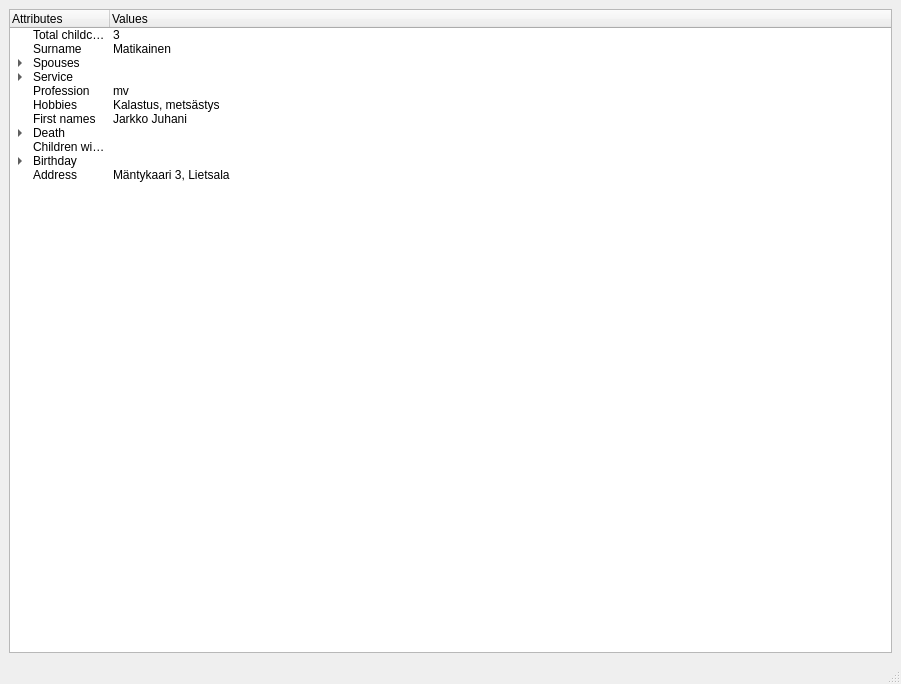
<?xml version="1.0" encoding="UTF-8"?>
<ui version="4.0">
 <class>MainWindow</class>
 <widget class="QMainWindow" name="MainWindow">
  <property name="geometry">
   <rect>
    <x>0</x>
    <y>0</y>
    <width>901</width>
    <height>684</height>
   </rect>
  </property>
  <property name="windowTitle">
   <string>MainWindow</string>
  </property>
  <widget class="QWidget" name="centralwidget">
   <layout class="QVBoxLayout" name="verticalLayout_2">
    <item>
     <widget class="QTreeWidget" name="treeWidget">
      <property name="minimumSize">
       <size>
        <width>631</width>
        <height>0</height>
       </size>
      </property>
      <property name="sortingEnabled">
       <bool>false</bool>
      </property>
      <column>
       <property name="text">
        <string>Attributes</string>
       </property>
      </column>
      <column>
       <property name="text">
        <string>Values</string>
       </property>
      </column>
      <item>
       <property name="text">
        <string>Total childcount</string>
       </property>
       <property name="text">
        <string>3</string>
       </property>
      </item>
      <item>
       <property name="text">
        <string>Surname</string>
       </property>
       <property name="text">
        <string>Matikainen</string>
       </property>
       <property name="flags">
        <set>ItemIsSelectable|ItemIsEditable|ItemIsDragEnabled|ItemIsUserCheckable|ItemIsEnabled</set>
       </property>
      </item>
      <item>
       <property name="text">
        <string>Spouses</string>
       </property>
       <item>
        <property name="text">
         <string>Orvokki Pyörä</string>
        </property>
        <item>
         <property name="text">
          <string>Wedding year</string>
         </property>
         <property name="text">
          <string>1947</string>
         </property>
        </item>
        <item>
         <property name="text">
          <string>Children</string>
         </property>
         <item>
          <property name="text">
           <string>Woman's previous marriage</string>
          </property>
          <property name="text">
           <string/>
          </property>
         </item>
         <item>
          <property name="text">
           <string>Man's previous marriage</string>
          </property>
          <item>
           <property name="text">
            <string>Kaija</string>
           </property>
           <property name="text">
            <string>1946</string>
           </property>
          </item>
         </item>
         <item>
          <property name="text">
           <string>Current marriage</string>
          </property>
          <item>
           <property name="text">
            <string>Matti</string>
           </property>
           <property name="text">
            <string>1948</string>
           </property>
          </item>
          <item>
           <property name="text">
            <string>Jussi</string>
           </property>
           <property name="text">
            <string>1950</string>
           </property>
          </item>
         </item>
        </item>
        <item>
         <property name="text">
          <string>Birthday</string>
         </property>
         <item>
          <property name="text">
           <string>year</string>
          </property>
          <property name="text">
           <string>1925</string>
          </property>
         </item>
         <item>
          <property name="text">
           <string>place</string>
          </property>
          <property name="text">
           <string>Iidesranta</string>
          </property>
         </item>
         <item>
          <property name="text">
           <string>month</string>
          </property>
          <property name="text">
           <string>7</string>
          </property>
         </item>
         <item>
          <property name="text">
           <string>day</string>
          </property>
          <property name="text">
           <string>4</string>
          </property>
         </item>
        </item>
       </item>
      </item>
      <item>
       <property name="text">
        <string>Service</string>
       </property>
       <item>
        <property name="text">
         <string>Talvisota</string>
        </property>
        <property name="text">
         <string>True</string>
        </property>
        <item>
         <property name="text">
          <string>Regiments</string>
         </property>
         <property name="text">
          <string>ErP 33</string>
         </property>
        </item>
       </item>
       <item>
        <property name="text">
         <string>Rank</string>
        </property>
        <property name="text">
         <string>ylil 44</string>
        </property>
       </item>
       <item>
        <property name="text">
         <string>Medals</string>
        </property>
        <property name="text">
         <string>Vm 1, Vm 2</string>
        </property>
       </item>
       <item>
        <property name="text">
         <string>Jatkosota</string>
        </property>
        <property name="text">
         <string>True</string>
        </property>
        <item>
         <property name="text">
          <string>Regiments</string>
         </property>
         <property name="text">
          <string>JR 1, JR49</string>
         </property>
        </item>
       </item>
       <item>
        <property name="text">
         <string>Demobilization</string>
        </property>
        <item>
         <property name="text">
          <string>year</string>
         </property>
         <property name="text">
          <string>1944</string>
         </property>
        </item>
        <item>
         <property name="text">
          <string>place</string>
         </property>
         <property name="text">
          <string>Kotka</string>
         </property>
        </item>
        <item>
         <property name="text">
          <string>month</string>
         </property>
         <property name="text">
          <string>9</string>
         </property>
        </item>
        <item>
         <property name="text">
          <string>day</string>
         </property>
         <property name="text">
          <string>11</string>
         </property>
        </item>
       </item>
      </item>
      <item>
       <property name="text">
        <string>Profession</string>
       </property>
       <property name="text">
        <string>mv</string>
       </property>
      </item>
      <item>
       <property name="text">
        <string>Hobbies</string>
       </property>
       <property name="text">
        <string>Kalastus, metsästys</string>
       </property>
      </item>
      <item>
       <property name="text">
        <string>First names</string>
       </property>
       <property name="text">
        <string>Jarkko Juhani</string>
       </property>
      </item>
      <item>
       <property name="text">
        <string>Death</string>
       </property>
       <item>
        <property name="text">
         <string>year</string>
        </property>
       </item>
       <item>
        <property name="text">
         <string>month</string>
        </property>
       </item>
       <item>
        <property name="text">
         <string>fallen</string>
        </property>
       </item>
       <item>
        <property name="text">
         <string>day</string>
        </property>
       </item>
      </item>
      <item>
       <property name="text">
        <string>Children without mother data</string>
       </property>
      </item>
      <item>
       <property name="text">
        <string>Birthday</string>
       </property>
       <item>
        <property name="text">
         <string>year</string>
        </property>
        <property name="text">
         <string>1923</string>
        </property>
       </item>
       <item>
        <property name="text">
         <string>place</string>
        </property>
        <property name="text">
         <string>Suonenjoki</string>
        </property>
       </item>
       <item>
        <property name="text">
         <string>month</string>
        </property>
        <property name="text">
         <string>1</string>
        </property>
       </item>
       <item>
        <property name="text">
         <string>day</string>
        </property>
        <property name="text">
         <string>12</string>
        </property>
       </item>
      </item>
      <item>
       <property name="text">
        <string>Address</string>
       </property>
       <property name="text">
        <string>Mäntykaari 3, Lietsala</string>
       </property>
      </item>
     </widget>
    </item>
    <item>
     <layout class="QVBoxLayout" name="verticalLayout"/>
    </item>
   </layout>
  </widget>
  <widget class="QMenuBar" name="menubar">
   <property name="geometry">
    <rect>
     <x>0</x>
     <y>0</y>
     <width>901</width>
     <height>21</height>
    </rect>
   </property>
  </widget>
  <widget class="QStatusBar" name="statusbar"/>
 </widget>
 <resources/>
 <connections/>
</ui>
